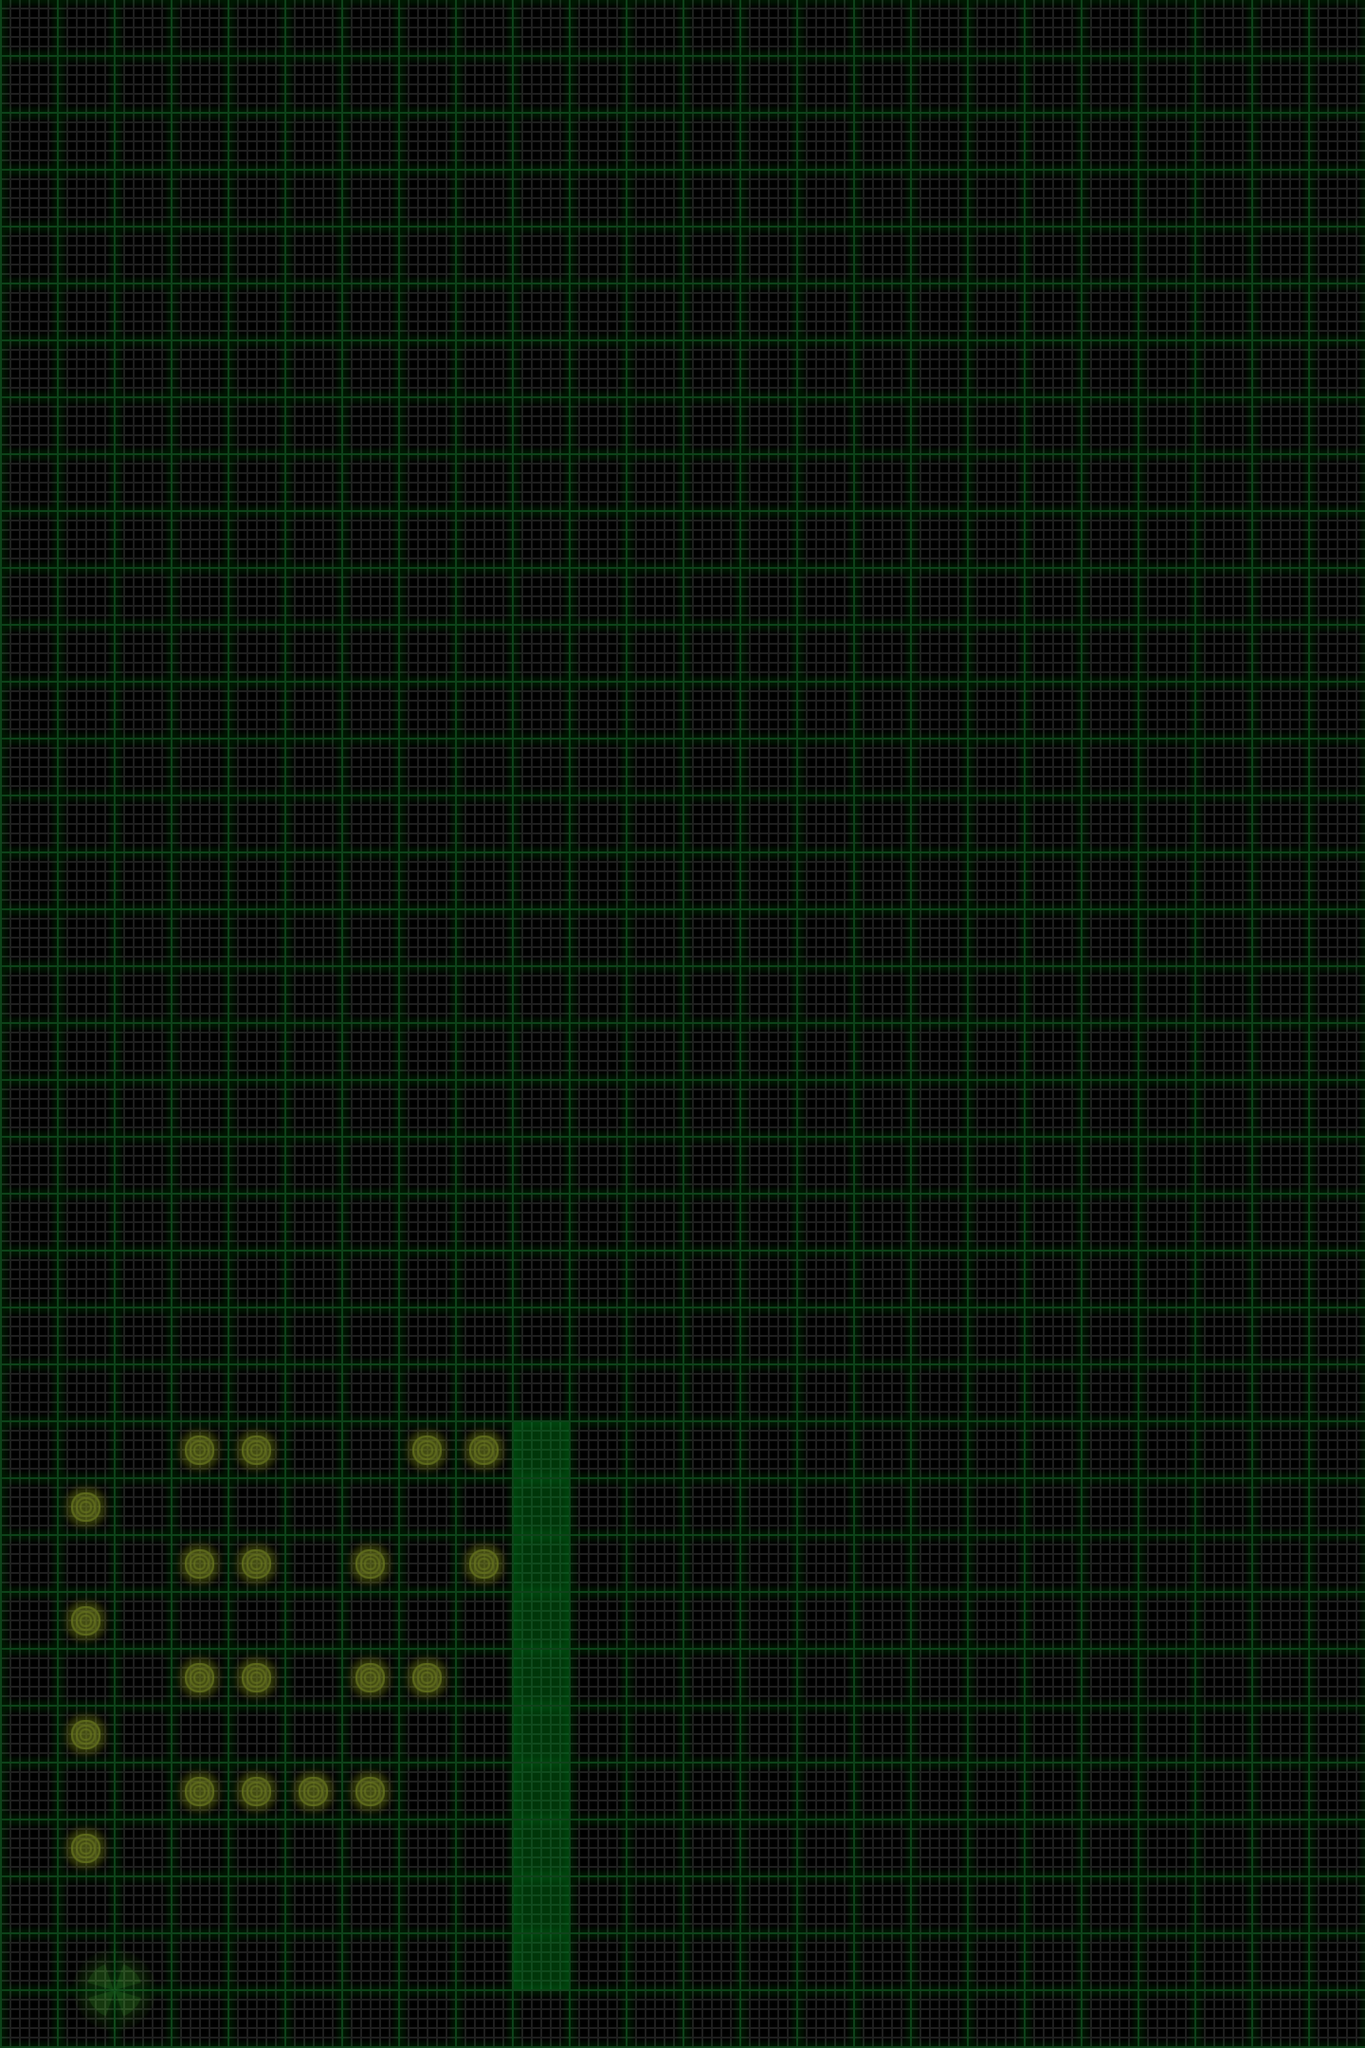

Tiled map render using the project's own tile images. Description and the map definition, with tile-layer contents summarised, below:
An orthogonal 24x36 tile map with 60x60 px tiles, 4 tile layers (map, terrain, items, sand), 2 tilesets and 1 object (startSite).

<map version="1.0" orientation="orthogonal" width="24" height="36" tilewidth="60" tileheight="60">
 <tileset firstgid="1" name="map" tilewidth="60" tileheight="60">
  <image source="map.png" />
  <tile id="0">
   <properties>
    <property name="mapID" value="empty" />
   </properties>
  </tile>
  <tile id="1">
   <properties>
    <property name="mapID" value="down-1" />
   </properties>
  </tile>
  <tile id="2">
   <properties>
    <property name="mapID" value="down-2" />
   </properties>
  </tile>
  <tile id="3">
   <properties>
    <property name="mapID" value="down-3" />
   </properties>
  </tile>
  <tile id="4">
   <properties>
    <property name="mapID" value="down-4" />
   </properties>
  </tile>
  <tile id="5">
   <properties>
    <property name="mapID" value="down-5" />
   </properties>
  </tile>
  <tile id="6">
   <properties>
    <property name="mapID" value="up-1" />
   </properties>
  </tile>
  <tile id="7">
   <properties>
    <property name="mapID" value="up-2" />
   </properties>
  </tile>
  <tile id="8">
   <properties>
    <property name="mapID" value="up-3" />
   </properties>
  </tile>
  <tile id="9">
   <properties>
    <property name="mapID" value="up-4" />
   </properties>
  </tile>
  <tile id="10">
   <properties>
    <property name="mapID" value="up-5" />
   </properties>
  </tile>
 </tileset>
 <tileset firstgid="17" name="items" tilewidth="60" tileheight="60">
  <image source="items.png" />
  <tile id="0">
   <properties>
    <property name="itemID" value="station" />
   </properties>
  </tile>
  <tile id="1">
   <properties>
    <property name="itemID" value="sensorSite" />
   </properties>
  </tile>
  <tile id="8">
   <properties>
    <property name="itemID" value="station" />
   </properties>
  </tile>
  <tile id="9">
   <properties>
    <property name="itemID" value="sensor" />
   </properties>
  </tile>
  <tile id="16">
   <properties>
    <property name="itemID" value="station" />
   </properties>
  </tile>
  <tile id="17">
   <properties>
    <property name="itemID" value="sample" />
   </properties>
  </tile>
  <tile id="24">
   <properties>
    <property name="itemID" value="station" />
   </properties>
  </tile>
 </tileset>
 <layer name="map" width="24" height="36">
  <data>[864 cells, 864 non-empty, 1 distinct tile ids]</data>
 </layer>
 <layer name="terrain" width="24" height="36">
  <data>[864 cells, 10 non-empty, 1 distinct tile ids]</data>
 </layer>
 <layer name="items" width="24" height="36">
  <data>[864 cells, 24 non-empty, 5 distinct tile ids]</data>
 </layer>
 <layer name="sand" width="24" height="36">
  <data>[864 cells, 0 non-empty, 0 distinct tile ids]</data>
 </layer>
 <objectgroup name="objects" width="24" height="36">
  <object name="startSite" x="90" y="2070">
   <properties>
    <property name="bearing" value="north" />
    <property name="energy" value="164" />
    <property name="expectedCodeScore" value="25" />
    <property name="sampleSites" value="0" />
    <property name="sensorSites" value="20" />
    <property name="zoom" value="out" />
   </properties>
  </object>
 </objectgroup>
</map>
